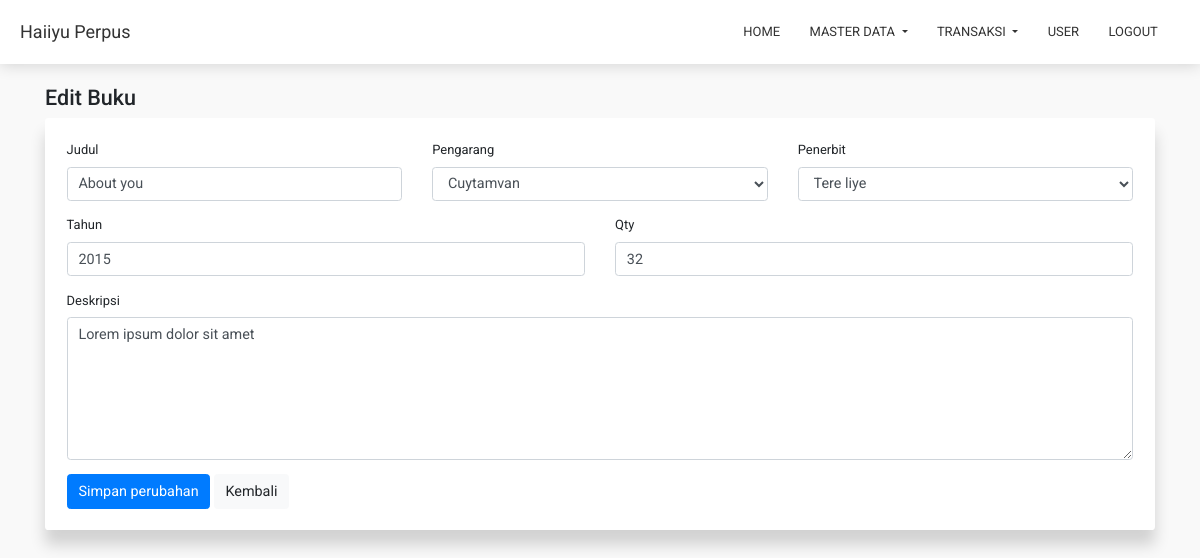
/?c=book-edit&id=1 (signed in), run on the app's committed database.
### tables this page shows
CREATE TABLE `books` (
  `id` int(11) NOT NULL,
  `title` varchar(50) NOT NULL,
  `description` text NOT NULL,
  `author_id` int(11) NOT NULL,
  `publisher_id` int(11) NOT NULL,
  `year` int(4) NOT NULL,
  `qty` int(11) NOT NULL
);

CREATE TABLE `authors` (
  `id` int(11) NOT NULL,
  `name` varchar(50) NOT NULL,
  `phone_number` varchar(20) NOT NULL,
  `address` text NOT NULL,
  `email` varchar(50) NOT NULL,
  `facebook` varchar(100) NOT NULL,
  `twitter` varchar(100) NOT NULL
);

CREATE TABLE `publishers` (
  `id` int(11) NOT NULL,
  `name` varchar(50) NOT NULL,
  `phone_number` varchar(20) NOT NULL,
  `address` text NOT NULL,
  `email` varchar(50) NOT NULL,
  `facebook` varchar(100) NOT NULL,
  `twitter` varchar(100) NOT NULL
);

### app/helper.php (called while the page is built, shortened)
<?php
function url($to = ''){
  $base_url = str_replace(basename($_SERVER['SCRIPT_NAME']), '', $_SERVER['SCRIPT_NAME']);
  $base_url .= $to;
  return $base_url;
}
function get($name){
  return isset($_GET[$name]) ? $_GET[$name] : null;
}
function antiInject($text){
  return stripcslashes(strip_tags($text));
}

### resources/book/edit.php (the view, shortened to what this page needs)
<?php
  $table = 'books';
  $id = antiInject(get('id'));
  $data = mysqli_fetch_object((mysqli_query($conn, "SELECT * FROM `$table` where id='$id'")));
  if($data){
?>
<div class="container mt-4">
  <h4><?=isset($title) ? $title : '' ?></h4>
  <div class="row">
    <div class="col-sm-12">
      <div class="card c-card">
        <div class="card-body p-4">
          <form method="post">
            <div class="row">
            <div class="col-sm-12 col-md-6 col-lg-4 form-group">
                <label>Judul</label>
                <input type="text" name="title" class="form-control" placeholder="Masukan judul" autocomplete="off" value="<?=$data->title?>" required>
              </div>
              <div class="col-sm-12 col-md-6 col-lg-4 form-group">
                <label>Pengarang</label>
                <select name="author_id" class="form-control">
                  <?php
                    $q = mysqli_query($conn, "SELECT * FROM authors");
                    while($r = mysqli_fetch_object($q)){
                  ?>
                  <option value="<?=$r->id?>" <?=$r->id == $data->author_id ? 'selected' : '' ?>><?=$r->name?></option>
                    <?php } ?>
                </select>
              </div>
              <div class="col-sm-12 col-md-6 col-lg-4 form-group">
                <label>Penerbit</label>
                <select name="publisher_id" class="form-control">
                  <?php
                    $q = mysqli_query($conn, "SELECT * FROM publishers");
                    while($r = mysqli_fetch_object($q)){
                  ?>
                  <option value="<?=$r->id?>" <?=$r->id == $data->publisher_id ? 'selected' : '' ?>><?=$r->name?></option>
                    <?php } ?>
                </select>
              </div>
              <div class="col-sm-12 col-md-6 form-group">
                <label>Tahun</label>
                <input type="text" name="year" class="form-control only-number" placeholder="Masukan tahun" autocomplete="off" value="<?=$data->year?>" required maxlength="4">
              </div>
              <div class="col-sm-12 col-lg-6 form-group">
                <label>Qty</label>
                <input type="text" name="qty" class="form-control only-number" placeholder="Masukan jumlah buku" autocomplete="off" value="<?=$data->qty?>" required maxlength="4">
              </div>
              <div class="col-sm-12 form-group">
                <label>Deskripsi</label>
                <textarea name="description" class="form-control" rows="6" placeholder="Masukan deskripsi" required><?=$data->description?></textarea>
              </div>
              <div class="col-sm-12 ">
                <button type="submit" name="submit" class="btn btn-primary">Simpan perubahan</button>
                <a href="<?=url('?c=book')?>" class="btn btn-light">Kembali</a>
              </div>
            </div>
          </form>
        </div>
      </div>
    </div>
  </div>
</div>
<?php
  }else{
    include 'resources/error/id-404.php';
  }
?>

### assets/css/style.css (style rules this page uses)
* { font-family: 'Roboto', sans-serif; font-size: .9rem; }
body { background-color: #f9f9f9; }
.c-card { border: none; box-shadow: 0px 15px 15px rgba(0,0,0,0.16); }

### data on the page
books: title "About you", author_id "Cuytamvan", publisher_id "Tere liye", year "2015", qty "32", description "Lorem ipsum dolor sit amet"

### other printed values
$title "Edit Buku"
